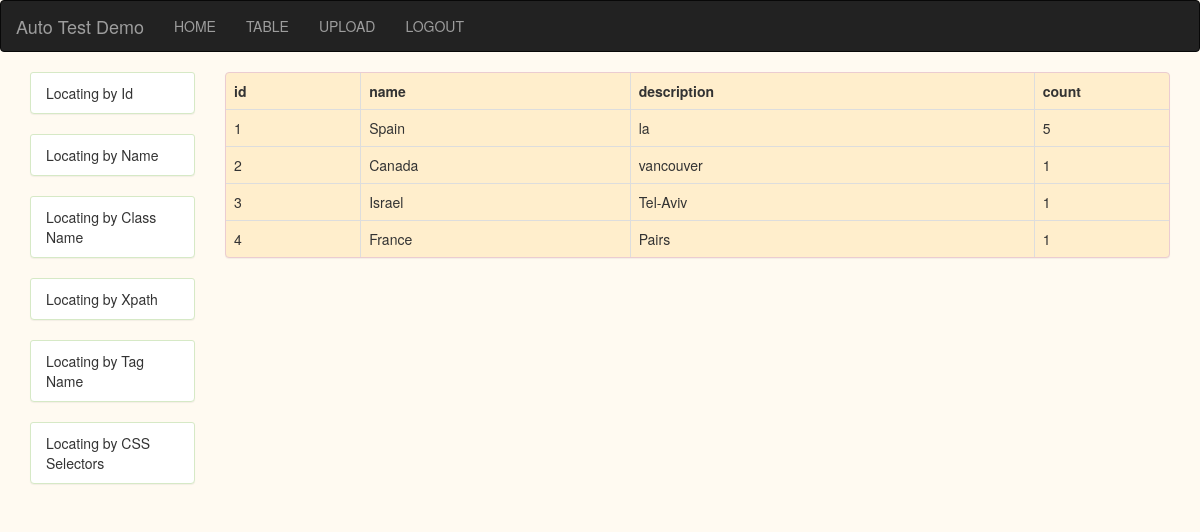
The app's page /data_grid (signed in), older data.
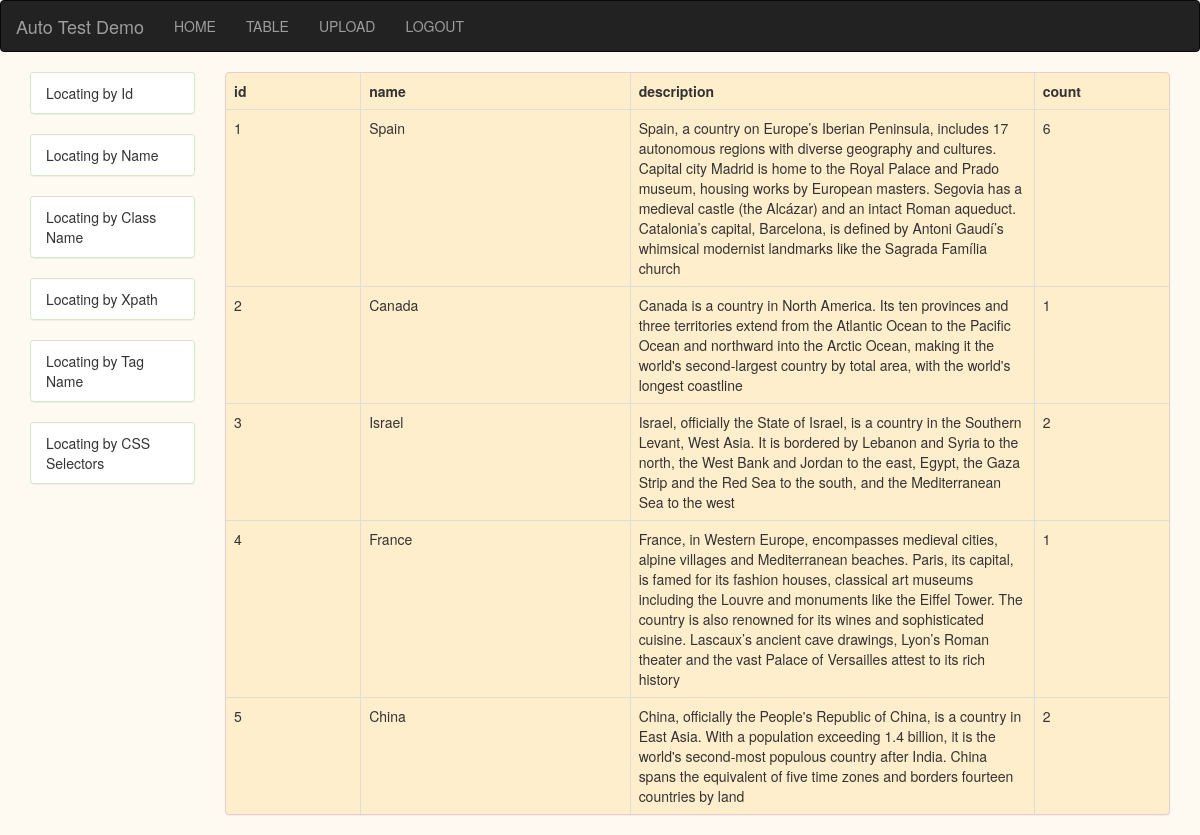
The same page, newer data.
### model/models.py (models this page shows)
class IMAGE_ALBUM(db.Model):
    id = db.Column(db.Integer, primary_key=True)
    album_name = db.Column(db.String(100), unique=False, nullable=False)
    album_description = db.Column(db.String(100), unique=False, nullable=False)

### main.py (the view)
@app.route('/data_grid',methods=['GET'])
@login_required
def data_grid():
    new_grid_list = []
    all_albums_info = IMAGE_ALBUM.query.all()
    for each_line in all_albums_info:
        new_grid = {}
        new_grid["id"] = each_line.id
        new_grid["name"] = each_line.album_name
        new_grid["description"] = each_line.album_description
        new_grid["count"] = IMAGE_INFO.query.filter_by(img_album=each_line.album_name).count()
        new_grid_list.append(new_grid)
    print(new_grid_list)
    return render_template('data_grid.html',all_albums_info=new_grid_list)

### main.py (called while the page is built)
@login_manager.user_loader
def load_user(user_id):
    return USER_INFO.query.filter_by(id=user_id).first()

### templates/data_grid.html
{% extends "layout.html" %}
{% block data_grid %}
<div class='panel panel-danger product_list'>
	<table class="table table-dark table-bordered">
		<thead>
			<th scope="col">id</th>
      		<th scope="col">name</th>
      		<th scope="col">description</th>
      		<th scope="col">count</th>
		</thead>
		<tbody>
		{% for each_album in all_albums_info %}
		<tr>
		<td style="width:100px;">
			{{ each_album.id }}
		</td>
		<td style="width:200px;">
			{{ each_album.name }}
		</td>
		<td style="width:300px;">
			{{ each_album.description }}
		</td>
		<td style="width:100px;">
			{{ each_album.count }}
		</td>
		</tr>
		{% endfor %}
		</tbody>
	</table>
</div>
{% endblock %}

### templates/layout.html (shortened to what this page needs)
<!DOCTYPE html>
<html lang="en">
<head>
    <link rel="stylesheet" href="../static/css/bootstrap.min.css">
    <link rel="stylesheet" href="../static/css/index.css">
</head>
<body>
<nav class="navbar navbar-inverse">
  <div class="container-fluid">
    <div class="navbar-header">
      <a class="navbar-brand" href="#">Auto Test Demo</a>
    </div>
    <ul class="nav navbar-nav">
      <li><a href="{{ url_for('index') }}">HOME</a></li>
      <li><a href="{{ url_for('data_grid') }}">TABLE</a></li>
        {% if current_user.is_authenticated %}
        <li><a href="{{ url_for('upload_img') }}">UPLOAD</a></li>
        <li><a href="{{ url_for('logout') }}">LOGOUT</a></li>
        {% endif %}
    </ul>
  </div>
</nav>
<div class="container">
    <div class="row">
    {% if current_user.is_authenticated %}
        <div class="col-xl-2 col-lg-2">
                <div class="panel panel-success panel-heading">
                    Locating by Id
                </div>
                <div class="panel panel-success panel-heading">
                    Locating by Name
                </div>
                <div class="panel panel-success panel-heading">
                    Locating by Class Name
                </div>
                <div class="panel panel-success panel-heading">
                    Locating by Xpath
                </div>
                <div class="panel panel-success panel-heading">
                    Locating by Tag Name
                </div>
                <div class="panel panel-success panel-heading">
                    Locating by CSS Selectors
                </div>
        </div>
 {% endif %}
        <div class="col-xl-10 col-lg-10">
            {% block data_grid %}       {% endblock %}
       </div>
    </div>
</div>
</body>
</html>

### static/css/index.css (style rules this page uses)
body { background-size: 100%; background-color: #FFFaF1; }
.product_list { background-color: #ffeecc; }

Row changes from the older to the newer data that the page shows:
changed IMAGE_ALBUM "Spain": description "la" → "Spain, a country on Europe’s Iberian Peninsula, includes 17 autonomous regions with diverse geography and cultures. Capital city Madrid is home to the Royal Palace and Prado museum, housing works by European masters. Segovia has a medieval castle (the Alcázar) and an intact Roman aqueduct. Catalonia’s capital, Barcelona, is defined by Antoni Gaudí’s whimsical modernist landmarks like the Sagrada Família church"; count "5" → "6"
changed IMAGE_ALBUM "Canada": description "vancouver" → "Canada is a country in North America. Its ten provinces and three territories extend from the Atlantic Ocean to the Pacific Ocean and northward into the Arctic Ocean, making it the world's second-largest country by total area, with the world's longest coastline"
changed IMAGE_ALBUM "Israel": description "Tel-Aviv" → "Israel, officially the State of Israel, is a country in the Southern Levant, West Asia. It is bordered by Lebanon and Syria to the north, the West Bank and Jordan to the east, Egypt, the Gaza Strip and the Red Sea to the south, and the Mediterranean Sea to the west"; count "1" → "2"
changed IMAGE_ALBUM "France": description "Pairs" → "France, in Western Europe, encompasses medieval cities, alpine villages and Mediterranean beaches. Paris, its capital, is famed for its fashion houses, classical art museums including the Louvre and monuments like the Eiffel Tower. The country is also renowned for its wines and sophisticated cuisine. Lascaux’s ancient cave drawings, Lyon’s Roman theater and the vast Palace of Versailles attest to its rich history"
added IMAGE_ALBUM: id "5", name "China", description "China, officially the People's Republic of China, is a country in East Asia. With a population exceeding 1.4 billion, it is the world's second-most populous country after India. China spans the equivalent of five time zones and borders fourteen countries by land", count "2"
